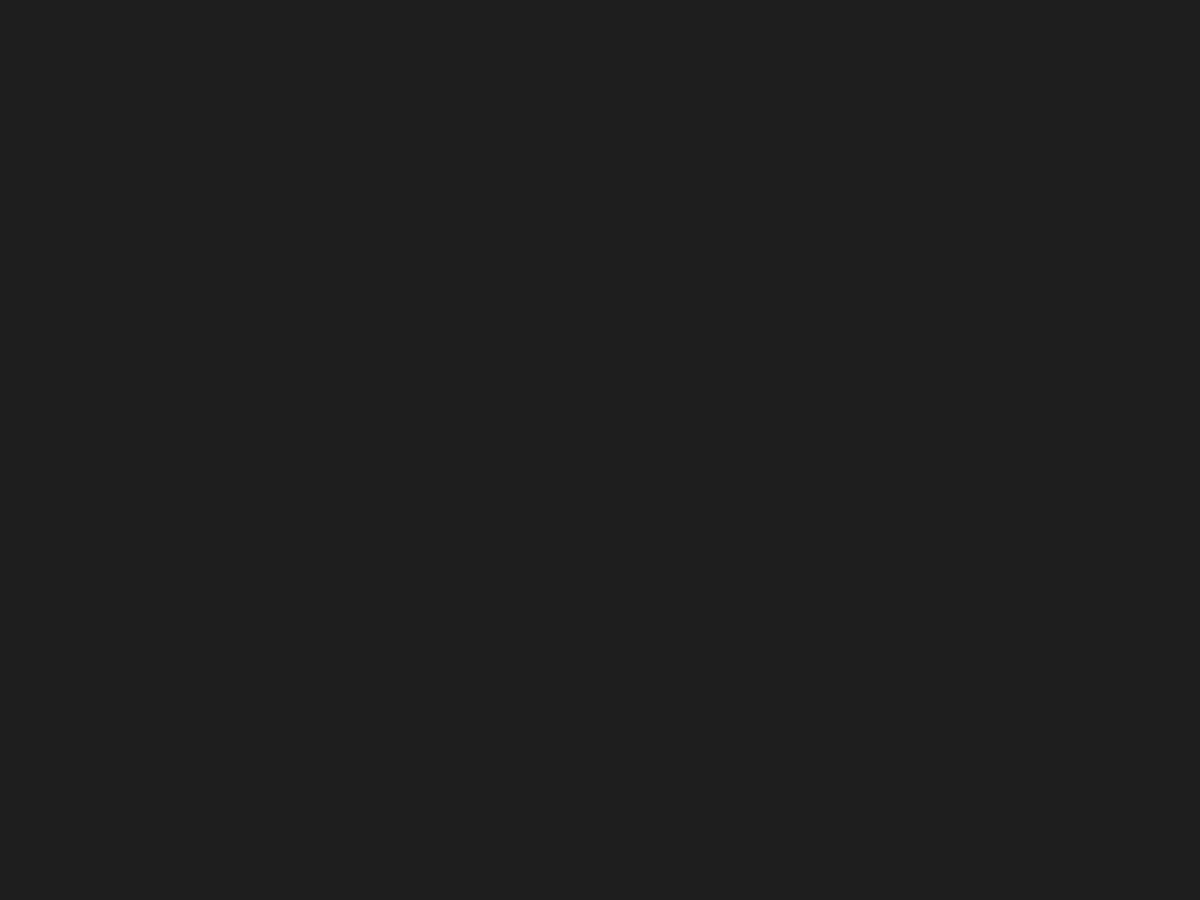
Frame 1 (no input)
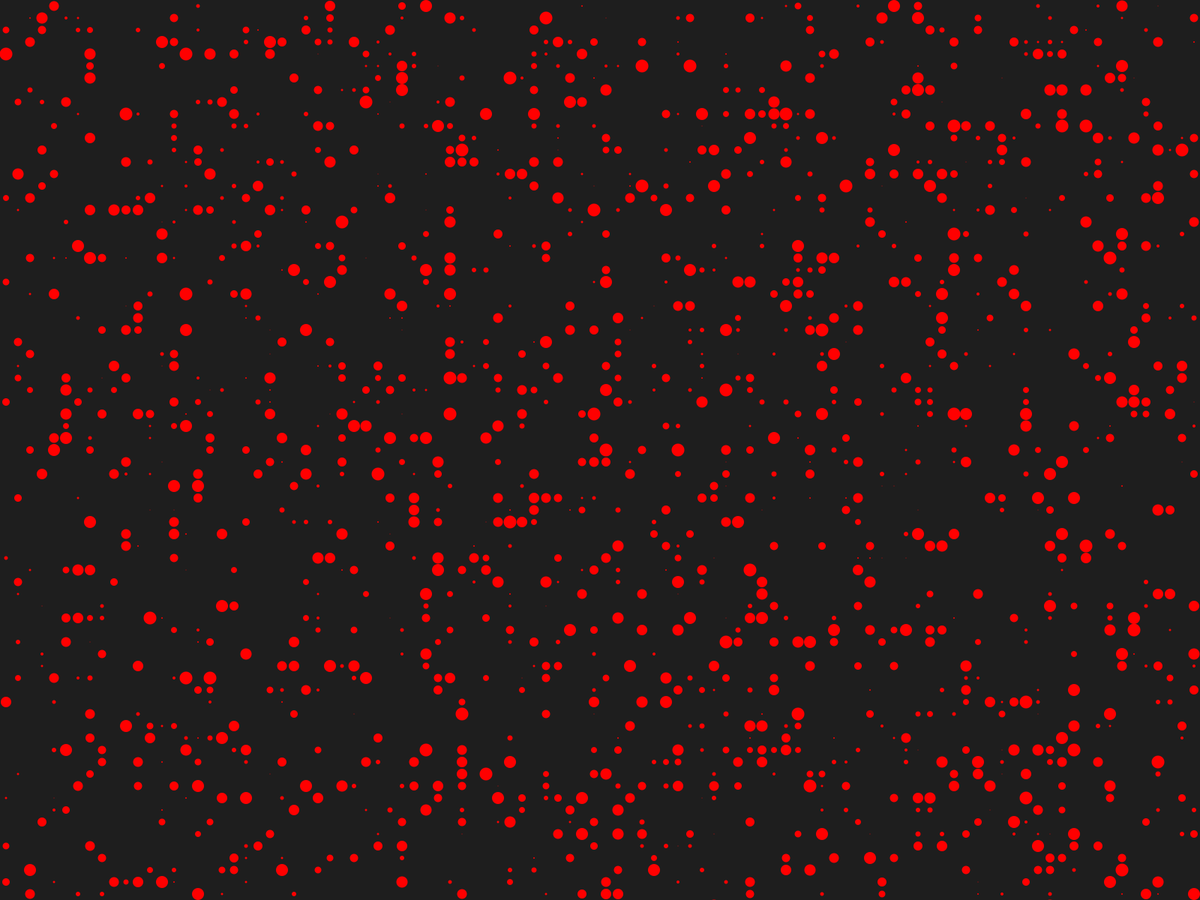
Frame 60 (the mouse pressed at the canvas centre just before this capture)
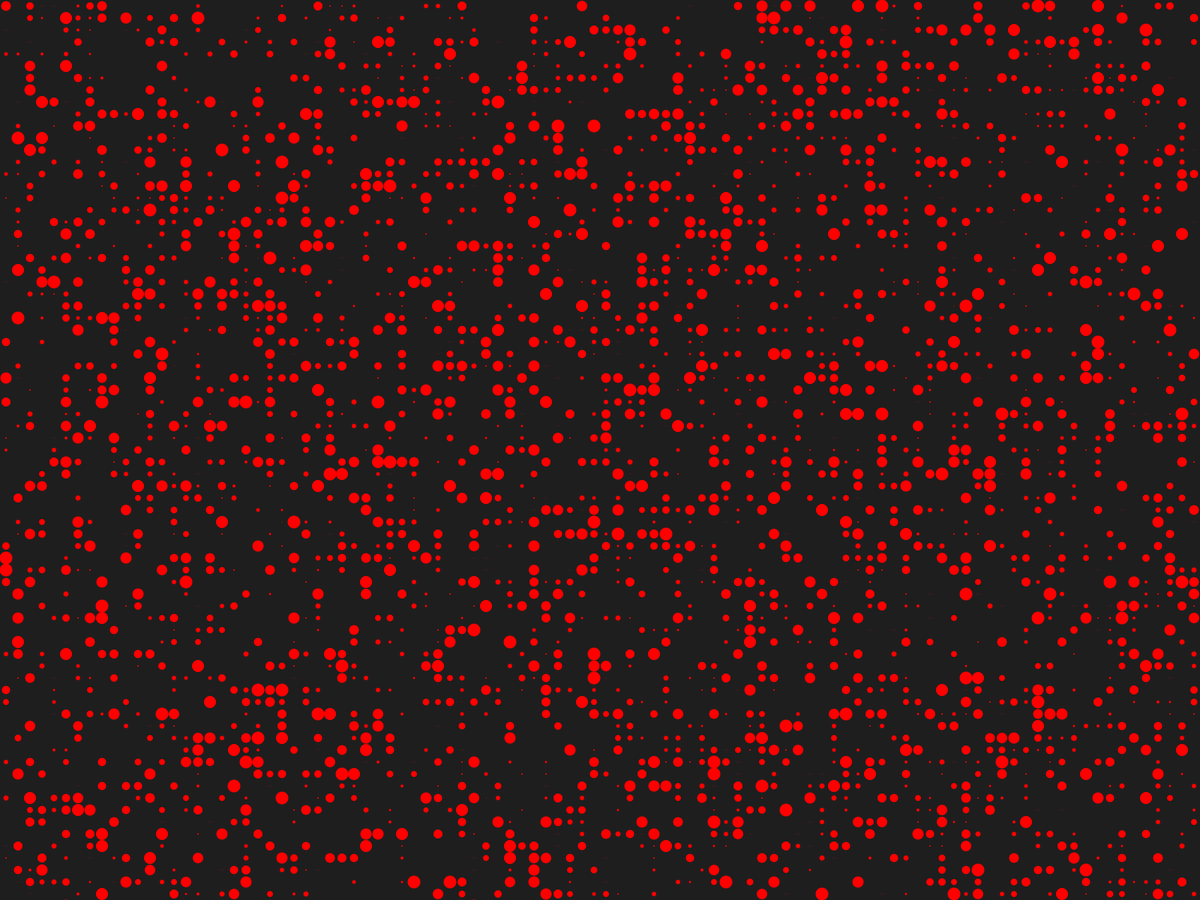
Frame 120 (the mouse held since frame 60 and released just before this capture)

The Processing sketch that drew these frames (run headless with seeded random() and noise(); from frame 60 on, the mouse is pressed at the canvas centre):

// Processing sketch: balls_fluid
// ── balls_fluid.pde
// In this sketch we generate "table" of balls with random diameter and change their size.
// So we have an effect like some fluid substance or plasma
// Try to change variable values. Enjoy.
// (c) Alexander Kilinkarov

int ballCount = 100; // try to change the number. 10 - 120 works fine
Ball[][] balls = new Ball[ballCount][ballCount];

void setup() {
  // size(displayWidth, displayHeight); // this line is for APDE. If you use APDE on android, uncomment this line and comment next line ;)
  fullScreen();
  frameRate(30);
  ellipseMode(CENTER);
  int ballsize = (width)/ballCount; // works fine on landscape orientation (computer). If you use portrait orientation (on the phone), so write height, not width here.
  background(20);
  noStroke();
  for (int i=0; i<ballCount; i++) {
    for (int j=0; j<ballCount; j++) {
      balls[i][j] = new Ball(i*ballsize,
        j*ballsize, ballsize);
    }
  }
}

void draw() {
  background(30);
  for (int i=0; i<ballCount; i++) {
    for (int j=0; j<ballCount; j++) {
      balls[i][j].display();
    }
  }
}

void keyPressed(){
  if (key == ESC || key == 'q' || key == 'Q'){
    exit();
  }
}

// ── Ball.pde
// Ball class to use in balls_fluid

class Ball {
  float x, y;
  int r, delta;
  color c;
  float ballsize;
  Ball(float x, float y, float ballsize){
    this.x = x + ballsize/2;
    this.y = y + ballsize/2;
    r = int(random(-300, 0));
    this.ballsize = ballsize;
    delta = 1;
    c = color(255, 0, 0);
    // c = color(random(255), random(255), random(255)); // try to uncomment
  }
  void display(){
    fill(this.c);
    if (r>=0){
      ellipse(x, y, r, r);
    }
    
    if (r>this.ballsize){
      delta = -1;
    }
    else if (r<0){
      delta = 1;
    }
    r += delta;
  }
}
